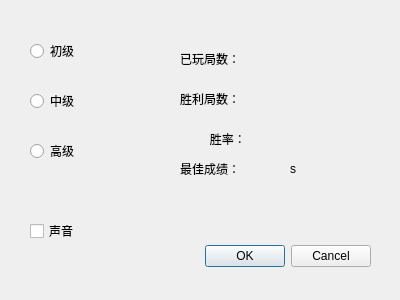
<?xml version="1.0" encoding="UTF-8"?>
<ui version="4.0">
 <class>infoDialog</class>
 <widget class="QDialog" name="infoDialog">
  <property name="geometry">
   <rect>
    <x>0</x>
    <y>0</y>
    <width>400</width>
    <height>300</height>
   </rect>
  </property>
  <property name="windowTitle">
   <string>Dialog</string>
  </property>
  <widget class="QDialogButtonBox" name="buttonBox">
   <property name="geometry">
    <rect>
     <x>30</x>
     <y>240</y>
     <width>341</width>
     <height>32</height>
    </rect>
   </property>
   <property name="orientation">
    <enum>Qt::Horizontal</enum>
   </property>
   <property name="standardButtons">
    <set>QDialogButtonBox::Cancel|QDialogButtonBox::Ok</set>
   </property>
  </widget>
  <widget class="QRadioButton" name="radioButton">
   <property name="geometry">
    <rect>
     <x>30</x>
     <y>40</y>
     <width>117</width>
     <height>22</height>
    </rect>
   </property>
   <property name="text">
    <string>初级</string>
   </property>
  </widget>
  <widget class="QRadioButton" name="radioButton_2">
   <property name="geometry">
    <rect>
     <x>30</x>
     <y>90</y>
     <width>117</width>
     <height>22</height>
    </rect>
   </property>
   <property name="text">
    <string>中级</string>
   </property>
  </widget>
  <widget class="QRadioButton" name="radioButton_3">
   <property name="geometry">
    <rect>
     <x>30</x>
     <y>140</y>
     <width>117</width>
     <height>22</height>
    </rect>
   </property>
   <property name="text">
    <string>高级</string>
   </property>
  </widget>
  <widget class="QLabel" name="label">
   <property name="geometry">
    <rect>
     <x>180</x>
     <y>50</y>
     <width>67</width>
     <height>17</height>
    </rect>
   </property>
   <property name="text">
    <string>已玩局数：</string>
   </property>
  </widget>
  <widget class="QLabel" name="label_2">
   <property name="geometry">
    <rect>
     <x>180</x>
     <y>90</y>
     <width>67</width>
     <height>17</height>
    </rect>
   </property>
   <property name="text">
    <string>胜利局数：</string>
   </property>
  </widget>
  <widget class="QLabel" name="label_3">
   <property name="geometry">
    <rect>
     <x>190</x>
     <y>130</y>
     <width>67</width>
     <height>17</height>
    </rect>
   </property>
   <property name="text">
    <string>      胜率：</string>
   </property>
  </widget>
  <widget class="QLabel" name="label_4">
   <property name="geometry">
    <rect>
     <x>180</x>
     <y>160</y>
     <width>67</width>
     <height>17</height>
    </rect>
   </property>
   <property name="text">
    <string>最佳成绩：</string>
   </property>
  </widget>
  <widget class="QLabel" name="label_already">
   <property name="geometry">
    <rect>
     <x>260</x>
     <y>50</y>
     <width>67</width>
     <height>17</height>
    </rect>
   </property>
   <property name="text">
    <string/>
   </property>
  </widget>
  <widget class="QLabel" name="label_winNum">
   <property name="geometry">
    <rect>
     <x>260</x>
     <y>90</y>
     <width>67</width>
     <height>17</height>
    </rect>
   </property>
   <property name="text">
    <string/>
   </property>
  </widget>
  <widget class="QLabel" name="label_winRate">
   <property name="geometry">
    <rect>
     <x>260</x>
     <y>130</y>
     <width>67</width>
     <height>17</height>
    </rect>
   </property>
   <property name="text">
    <string/>
   </property>
  </widget>
  <widget class="QLabel" name="label_bestTime">
   <property name="geometry">
    <rect>
     <x>260</x>
     <y>160</y>
     <width>67</width>
     <height>17</height>
    </rect>
   </property>
   <property name="text">
    <string/>
   </property>
  </widget>
  <widget class="QLabel" name="label_5">
   <property name="geometry">
    <rect>
     <x>290</x>
     <y>160</y>
     <width>67</width>
     <height>17</height>
    </rect>
   </property>
   <property name="text">
    <string>s</string>
   </property>
  </widget>
  <widget class="QCheckBox" name="checkBox">
   <property name="geometry">
    <rect>
     <x>30</x>
     <y>220</y>
     <width>97</width>
     <height>22</height>
    </rect>
   </property>
   <property name="text">
    <string>声音</string>
   </property>
  </widget>
 </widget>
 <resources/>
 <connections>
  <connection>
   <sender>buttonBox</sender>
   <signal>accepted()</signal>
   <receiver>infoDialog</receiver>
   <slot>accept()</slot>
   <hints>
    <hint type="sourcelabel">
     <x>248</x>
     <y>254</y>
    </hint>
    <hint type="destinationlabel">
     <x>157</x>
     <y>274</y>
    </hint>
   </hints>
  </connection>
  <connection>
   <sender>buttonBox</sender>
   <signal>rejected()</signal>
   <receiver>infoDialog</receiver>
   <slot>reject()</slot>
   <hints>
    <hint type="sourcelabel">
     <x>316</x>
     <y>260</y>
    </hint>
    <hint type="destinationlabel">
     <x>286</x>
     <y>274</y>
    </hint>
   </hints>
  </connection>
 </connections>
</ui>
